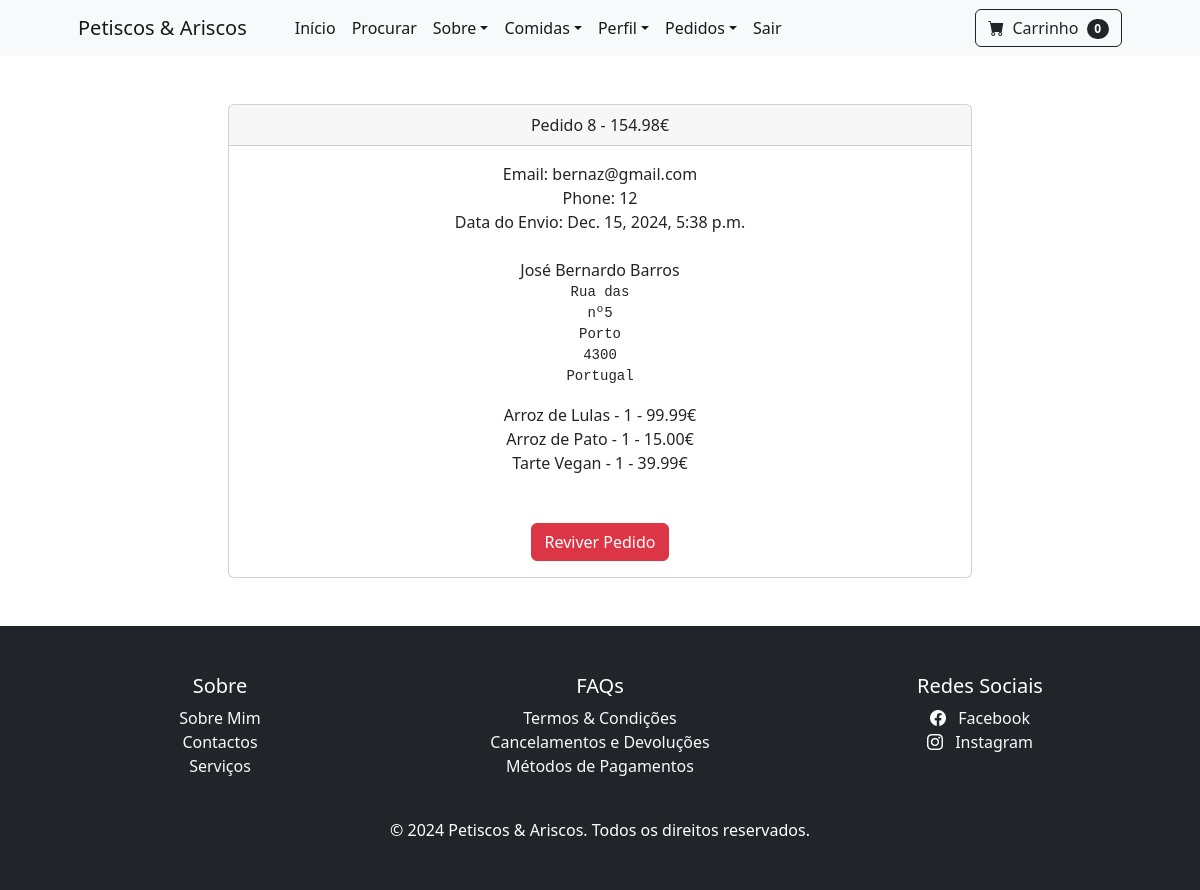
Page /pagamentos/pedidos/8 (signed in) on the earlier database version.
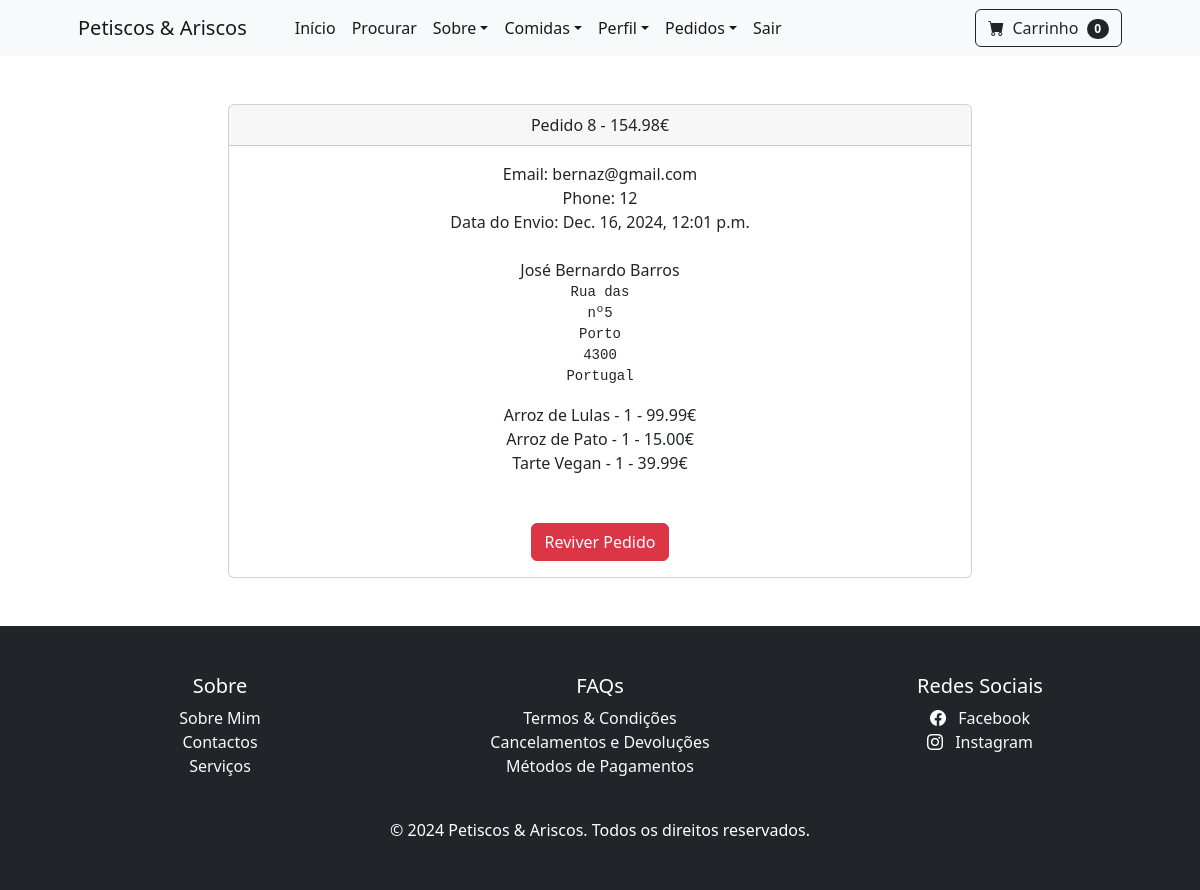
Same page on the later database version.
### pagamentos/models.py (models this page shows, shortened)
class Order(models.Model):
    user = models.ForeignKey(User, on_delete=models.CASCADE, null=True, blank=True)
    full_name = models.CharField(max_length=250)
    email = models.EmailField(max_length=250)
    shipping_address = models.TextField(max_length=1500)
    phone = models.CharField(max_length=200, null=True, blank=True)
    amount_paid = models.DecimalField(max_digits=10, decimal_places=2)
    date_ordered = models.DateTimeField(auto_now_add=True)
    shipped = models.BooleanField(default=False)
    date_shipped = models.DateTimeField(blank=True, null=True)

### pagamentos/views.py (the view, shortened to what this page needs)
# urls.py: path('pedidos/<int:pk>', views.orders, name='orders'),
def orders(request, pk):
    if request.user.is_authenticated and request.user.is_superuser:
        order = Order.objects.get(id=pk)
        items = OrderItem.objects.filter(order=pk)
        return render(request, 'payment/orders.html', {'order':order, 'items':items})
    else:
        messages.error(request, ("Acesso Negado!"))
        return redirect('home')

### carrinho/cart.py (called while the page is built)
	def __len__(self):
		return len(self.cart)

### carrinho/context_processors.py (called while the page is built)
def cart(request):
	return {'cart': Cart(request)}

### loja/models.py (called while the page is built)
	def __str__(self):
		return self.name

### pagamentos/templates/payment/orders.html (shortened to what this page needs)
{% extends 'base.html' %}
{% block content %}
        <div class="container">
            <div class="row">
                <center>
                    <div class="col-8">
                        <br/><br/>
                        <div class="card">
                            <div class="card-header">
                                Pedido {{ order.id }} - {{ order.amount_paid}}€
                            </div>
                            <div class="card-body">
                                Email: {{ order.email }}<br/>
                                Phone: {{ order.phone }}<br/>
                                {% if order.date_shipped %}
                                Data do Envio: {{ order.date_shipped }}
                                {% else %}
                                Data do Pedido: {{ order.date_ordered }}
                                {% endif %}
                                <br/><br/>
                                {{ order.full_name }}<br/>
                                <pre>{{ order.shipping_address }}</pre>
                                {% for item in items %}
                                    {{ item.product }} - {{ item.quantity }} - {{ item.price }}€<br/>
                                {% endfor %}
                                <br/><br/>
                                {% if not order.shipped %}
                                    <form method="POST">
                                    {% csrf_token %}
                                        <input type="hidden" name="shipping_status" value="true">
                                        <button type="Submit" class="btn btn-success">Finalizar Pedido</button>
                                    </from>
                                {% else %}
                                    <form method="POST">
                                        <button type="Submit" class="btn btn-danger">Reviver Pedido</button>
                                {% endif %}
                            </div>
                        </div>
                    </div>
                    <br/><br/>
                </center>
            </div>
        </div>
{% endblock %}

Differences in the rows shown:
changed Order "bernaz@gmail.com": date_shipped "Dec. 15, 2024, 5:38 p.m." → "Dec. 16, 2024, 12:01 p.m."
